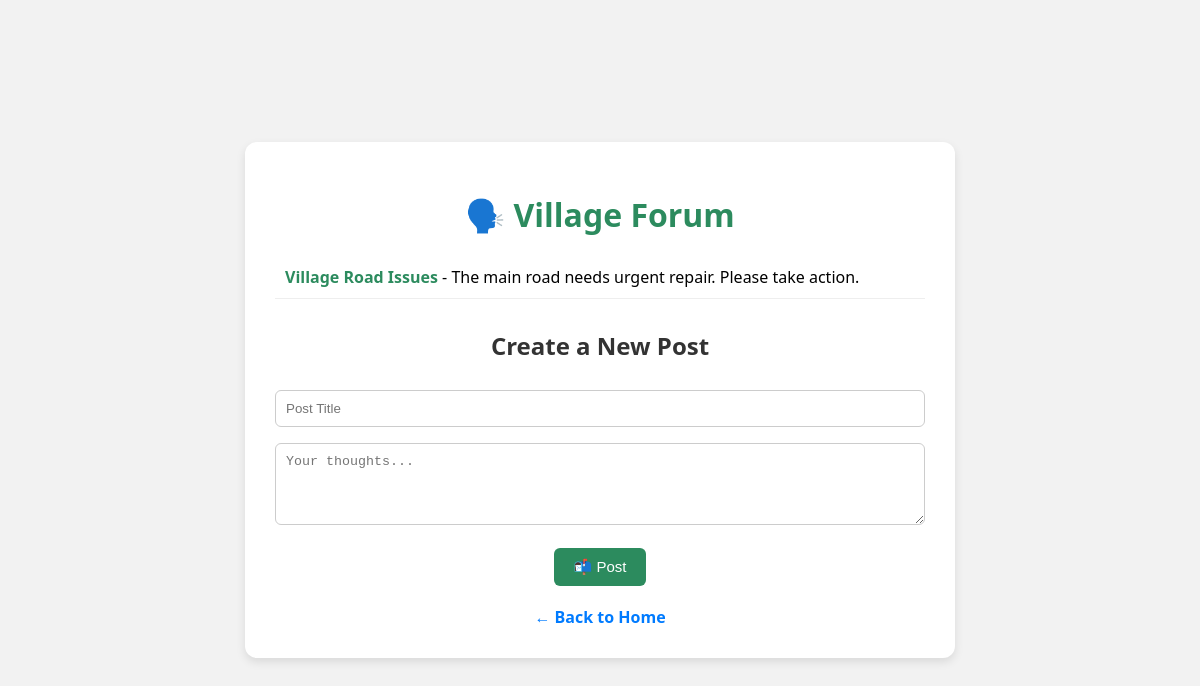
Page /forum on the committed database.
### tables this page shows
CREATE TABLE posts (
    id INTEGER PRIMARY KEY AUTOINCREMENT,
    title TEXT NOT NULL,
    content TEXT NOT NULL
);

### app.py (the view, shortened to what this page needs)
@app.route("/forum", methods=["GET", "POST"])
def forum():
    conn = get_db_connection()
    posts = conn.execute("SELECT * FROM posts ORDER BY id DESC").fetchall()
    conn.close()
    return render_template("forum.html", posts=posts)

### app.py (called while the page is built)
def get_db_connection():
    conn = sqlite3.connect("database.db")
    conn.row_factory = sqlite3.Row
    return conn

### templates/forum.html (shortened to what this page needs)
<!DOCTYPE html>
<html>
<head>
  <link rel="stylesheet" href="{{ url_for('static', filename='style.css') }}">
</head>
<body>
  <div class="container">
    <h1>🗣️ Village Forum</h1>
    <ul class="service-list">
      {% for post in posts %}
        <li><strong>{{ post['title'] }}</strong> - {{ post['content'] }}</li>
      {% else %}
        <li>No posts yet. Be the first to post!</li>
      {% endfor %}
    </ul>
    <h2>Create a New Post</h2>
    <form method="POST" action="/forum">
      <input type="text" name="title" placeholder="Post Title" required><br>
      <textarea name="content" placeholder="Your thoughts..." rows="4" required></textarea><br>
      <button type="submit">📬 Post</button>
    </form>
    <a href="/" class="back-link">← Back to Home</a>
  </div>
</body>
</html>

### static/style.css (style rules this page uses)
body { background-color: #f2f2f2; font-family: 'Segoe UI', sans-serif; margin: 0; padding: 0; display: flex; justify-content: center; align-items: center; min-height: 100vh; }
.container { background-color: #ffffff; padding: 30px; border-radius: 12px; box-shadow: 0 4px 10px rgba(0,0,0,0.1); max-width: 650px; width: 90%; text-align: center; }
h1 { color: #2c8b5e; margin-bottom: 20px; }
h2 { margin-top: 30px; color: #333; }
ul.service-list { list-style: none; padding: 0; margin: 20px 0; text-align: left; }
ul.service-list li { padding: 10px; border-bottom: 1px solid #eee; font-size: 16px; }
ul.service-list li strong { color: #2c8b5e; }
input[type="text"], textarea { width: 100%; padding: 10px; margin: 8px 0; border-radius: 6px; border: 1px solid #ccc; box-sizing: border-box; }
button, input[type="submit"] { padding: 10px 20px; background-color: #2c8b5e; color: white; border: none; border-radius: 6px; font-size: 15px; cursor: pointer; margin-top: 10px; transition: background 0.3s; }
a.back-link { display: inline-block; margin-top: 20px; color: #007bff; text-decoration: none; font-weight: bold; }

### rows in the picture
posts: title "Village Road Issues", content "The main road needs urgent repair. Please take action."
